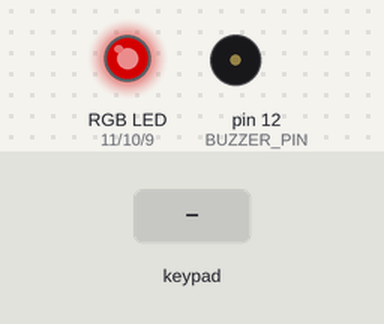
A sketch run on a simulated Arduino Uno, built with avr-gcc and run on an emulated ATmega328P. On the bench: an RGB LED mixed from three pins (HIGH = lit), buzzer (waves = sounding). The test bench sets the inputs (shaded band). Dim RGB values are drawn brighter than linear; what the sketch prints to the serial monitor is not drawn.

Above: at 1.2 s.
1.3 s: key '*' pressed
At 2.6 s:
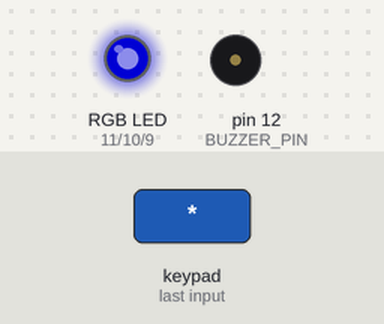
3.0 s: keypad keys 0 0 0 0 pressed 0.4 s apart
At 5.4 s:
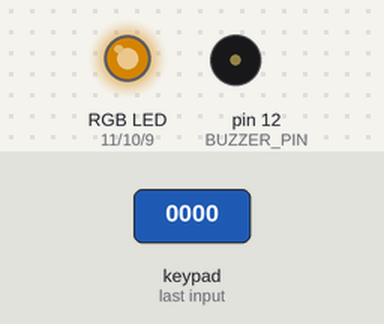
6.6 s: keypad keys 0 0 0 0 # pressed 0.4 s apart
At 8.2 s:
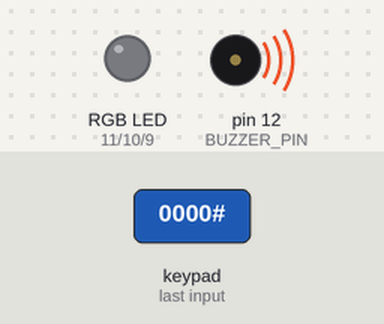
10.1 s: keypad keys 0 0 0 0 * pressed 0.4 s apart
At 12.9 s:
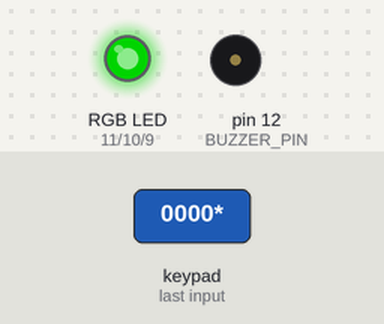
Timing chart, 0 to 14.4 s (numbered marks = the images above; inputs shaded):
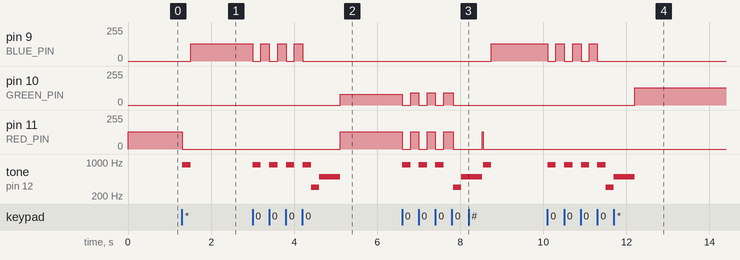

Measured:
- after the input at 1.3 s, pin 9 (BLUE_PIN): 0/255 → 128/255 after 0.21 s; pin 11 (RED_PIN): 128/255 → 0/255 at once; tone on pin 12 (BUZZER_PIN): silent → 880 Hz at once, → silent 0.20 s later
- after the input at 3.0 s, pin 9 (BLUE_PIN): alternates 128/255 for 0.20 s and 0/255 for 0.20 s, 7 changes in all, then stays 0/255, starting at once; pin 10 (GREEN_PIN): 0/255 → 80/255 after 2.1 s
- after the input at 6.6 s, pin 9 (BLUE_PIN): 0/255 → 128/255 after 2.2 s; pin 10 (GREEN_PIN): alternates 92/255 for 0.20 s and 0/255 for 0.20 s, 7 changes in all, then stays 0/255, starting at once
- after the input at 10.1 s, pin 9 (BLUE_PIN): alternates 128/255 for 0.20 s and 0/255 for 0.20 s, 7 changes in all, then stays 0/255, starting at once; pin 10 (GREEN_PIN): 0/255 → 128/255 after 2.1 s

The sketch:

CREATIVE_DAY_15-ver-1.ino
```cpp
/*
 * 30 Days - Lost in Space
 * Creative Day 15 - Advanced Security Panel
*/

// Explicitly include Arduino.h
#include "Arduino.h"

// Include Keypad library
#include <Keypad.h>

// Our HERO keypad has 4 rows, each with 4 columns.
const byte ROWS = 4;
const byte COLS = 4;

const byte passwordLength = 4;                                    // PIN code is 4 button presses
char currentPassword[passwordLength] = { '0', '0', '0', '0' };
const char intialPassword[passwordLength] = {'0', '0', '0', '0'}; // Initial password is four zeros.
bool passwordChanged = false;                                     // Password has not been changed

// Define what characters will be returned by each button
const char BUTTONS[ROWS][COLS] = {
  { '1', '2', '3', 'A' },
  { '4', '5', '6', 'B' },
  { '7', '8', '9', 'C' },
  { '*', '0', '#', 'D' }
};

// Define row and column pins connected to the keypad
const byte ROW_PINS[ROWS] = { 5, 4, 3, 2 };
const byte COL_PINS[COLS] = { 6, 7, 8, 13 };  // NOTE wire moved from Day 13's sketch to pin 13

// Create our keypad object from the keypad configuration above
Keypad keypad = Keypad(makeKeymap(BUTTONS), ROW_PINS, COL_PINS, ROWS, COLS);

const byte BUZZER_PIN = 12;  // NOTE that pin 12 drives the buzzer now

const byte RED_PIN = 11;    // PWM pin controlling the red leg of our RGB LED
const byte GREEN_PIN = 10;  // PWM pin ccontrolling the green leg of our RGB LED
const byte BLUE_PIN = 9;    // PWM pin ccontrolling the blue leg of our RGB LED

// *****************************************************************************

void setup() {
  pinMode(RED_PIN, OUTPUT);
  pinMode(GREEN_PIN, OUTPUT);
  pinMode(BLUE_PIN, OUTPUT);

  // Since we start out "locked", we initially display a red color.
  RGB_LED(128, 0, 0);

  Serial.begin(9600);  // Begin monitoring via the serial monitor

  Serial.println();
  Serial.println("Hello ");

  // Only the option to change password is given after system is booted
  Serial.println("Please press * to set new password.");
}

// *******************************************************************************

void loop() {

  char keyPress = keypad.getKey();  // Wait for a button press and save character

  // The '#' button unlocks our console
  if (keyPress == '#' && passwordChanged) {         // Button to access system. Only if initial password has been changed.
    giveInputFeedback();                            // Short beep with blue light

    // Function is called to check correct entry of password/pin and saved in 'access_allowed
    bool access_allowed = passwordVerification();

    // Messages to user
    if (access_allowed) {
      Serial.println();
      Serial.println();
      Serial.println("Welcome, authorized user. You may now begin using the system.");
      Serial.println("System will lock in 1 minutes if no other key is pressed.");
      delay(60000);
      RGB_LED(128, 0, 0);
      Serial.println();
      Serial.println("System is locked!!");
      Serial.println("Press * to set new password or # to access the system.");
    } else {
      Serial.println("Access Denied.");
      Serial.println("\nPress * to enter new PIN or # to access the system.");
    }
  }

  // *****************************************************************************

  // The '*' allows the user to enter a new PIN after entering current PIN for security
  if (keyPress == '*') {        // Button to change password
    newPassword();              // calling newPassword function
  }
}

// *******************************************************************************

// Display a color by providing Red, Green and Blue intensities (0-255)
void RGB_LED(byte red_intensity, byte green_intensity, byte blue_intensity) {
  analogWrite(RED_PIN, red_intensity);      // Set red LED intensity using PWM
  analogWrite(GREEN_PIN, green_intensity);  // Set green LED intensity using PWM
  analogWrite(BLUE_PIN, blue_intensity);    // Set blue LED intensity using PWM
}

/*
 * NOTE:
 * Both the PWM functions and tone() functions use some of the same HERO hardware
 * for their functions.  If the RGB LED is on while a tone is played it will flicker
 * or diplay other colors.  Because of this, we turn off the LED while a tone is
 * being played and restore it immediately afterwards.
 */

// *******************************************************************************

// A recognized button was pressed.  Give short beep and blue LED
void giveInputFeedback() {
  RGB_LED(0, 0, 0);  // Turn off LED while playing tone
  tone(BUZZER_PIN, 880, 200);
  delay(200);               // Delay while tone is playing because tone() returns immediately
  RGB_LED(0, 0, 128);  // Restore blue LED
}

// ******************************************************************************

// A matching PIN has been entered.
// Play TADA! sound and display green LED
void giveSuccessFeedback() {
  RGB_LED(0, 0, 0);  // Turn off LED while playing tone
  tone(BUZZER_PIN, 300, 200);
  delay(200);  // Delay while tone is playing because tone() returns immediately

  tone(BUZZER_PIN, 500, 500);
  delay(500);  // Delay while tone is playing because tone() returns immediately
  RGB_LED(0, 128, 0); // Display green LED
}

// *****************************************************************************

// New PIN has been accepted.
// Play TADA! sound and display red LED
void giveSuccesspasswordChanged() {
  RGB_LED(0, 0, 0);  // Turn off LED while playing tone
  tone(BUZZER_PIN, 300, 200);
  delay(200);  // Delay while tone is playing because tone() returns immediately

  tone(BUZZER_PIN, 500, 500);
  delay(500);  // Delay while tone is playing because tone() returns immediately
  RGB_LED(128, 0, 0); // Display green LED
}

// *****************************************************************************

// Bad PIN entered.  Play descending tone and display red LED
void giveErrorFeedback() {
  RGB_LED(0, 0, 0);  // Turn off LED while playing tone
  tone(BUZZER_PIN, 300, 200);
  delay(200);  // Delay while tone is playing because tone() returns immediately

  tone(BUZZER_PIN, 200, 500);  // Frequency = 200Hz, Duration = 200ms
  delay(500);  // Delay while tone is playing because tone() returns immediately
  RGB_LED(128, 0, 0);  // Display red LED
}

// *****************************************************************************

// Password verfication function
bool passwordVerification() {

  char keyPress;
  char enteredPassword[passwordLength];

  Serial.println("Enter current password.");

  // save entered password
  for(int i = 0; i < passwordLength; i++) {

    while(!(keyPress = keypad.getKey())) {
    // wait indefinitely for keypad input of any kind
    }

    giveInputFeedback();

    enteredPassword[i] = keyPress;

    Serial.print("*");    // print a phantom character for a successful keystroke
  }

  // Check entered password against current password
  for(int i = 0; i < passwordLength; i++) {
    if(enteredPassword[i] != currentPassword[i]) {
      giveErrorFeedback();
      Serial.println();
      Serial.println("WRONG PASSWORD");
      Serial.println("ACCESS DENIED!");
      Serial.println("System is locked!");

      delay(500);
      return false;      // failed
    }
    else {
      giveSuccessFeedback();
      return true;    //  succeeded
    }
  }
}

// *****************************************************************************

void newPassword() {
  giveInputFeedback();                  // Short beep with blue light
  bool access_allowed = passwordVerification();  // Have user enter PIN to allow access

  if (access_allowed) {
    RGB_LED(128, 80, 0);  // Display yellow LED while entering a NEW PIN
    Serial.println();
    Serial.println("\nWelcome, authorized user. Please Enter a new password: ");

    // Use a for() loop that runs once for each PIN character.  Each character read
    // replaces a character in our original PIN.
    for (int i = 0; i < passwordLength; i++) {
      currentPassword[i] = keypad.waitForKey();  // replace PIN character with new character
      // NOTE: After the LAST button press we will give Success feedback, but up to the
      //       last character we simply give input feedback.  Since Array indices start
      //       at 0, this if() statement will be true for all but the LAST character of
      //       the new PIN.

      if (i < (passwordLength - 1)) {
        giveInputFeedback();
        RGB_LED(128, 92, 0);  // override color
      }
      Serial.print("*");
    }

    Serial.println();  // add new line after last asterisk so next message is on next line
    Serial.println("PIN Successfully Changed!");
    Serial.println("\nPress * to enter new PIN or # to access the system.");
    passwordChanged = true;
    giveSuccesspasswordChanged();  // TADA sound and green light for successful PIN change
  }
  else {
    Serial.println("Cannot change PIN without entering current PIN first.");
    Serial.println("\nPress * to enter new PIN or # to access the system.");
  }
}

// *****************************************************************************
```
